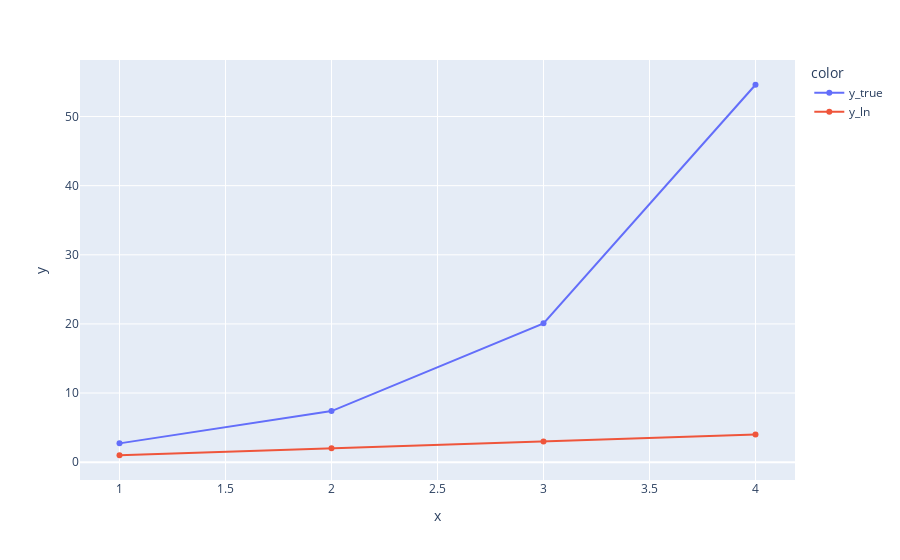

The code cell stored with this chart in its notebook:
### Markdown cell above
# 线性模型的广义形式——广义线性模型
在上述Galton的例子中，假设某样本为 $(x_i,y_i)$，模型对该样本的预测值为 $\hat{y_i}$ 。
我们可以发现，Galton在建模时，他是用模型对 $x_i$ 的预测值去拟合 $y_i$ 的值。

那么，我们是否可以用模型的预测值去拟合 $y_i$ 的衍生物呢？比如说：  
<center>

$ln(\hat{y}(\mathbf{x})) = w_0 + \mathbf{w} \mathbf{x}$  
</center>

当然可以，这其实就是**对数线性回归**(log-linear regression)。

究其本质，就是**在线性回归的基础上加了一个非线性函数映射**，这样的模型，我们称为“广义线性模型”(generalized linear model)

### Code cell
import math
import plotly.express as px

x = [1,2,3,4]
y_true = [math.exp(i) for i in x]
y_ln = [math.log(i) for i in y_true]

fig = px.line(x=x*2, y=y_true+y_ln,color=["y_true"]*len(y_true)+["y_ln"]*len(y_ln), markers=True)
fig.show()

### Figure 1 — Plotly figure (JSON) as saved in the notebook; plotly's stock layout.template omitted (floating-point values rounded to 4 significant figures)
{"data": [{"hovertemplate": "color=y_true<br>x=%{x}<br>y=%{y}<extra></extra>", "legendgroup": "y_true", "line": {"color": "#636efa", "dash": "solid"}, "marker": {"symbol": "circle"}, "mode": "lines+markers", "name": "y_true", "orientation": "v", "showlegend": true, "type": "scatter", "x": [1, 2, 3, 4], "xaxis": "x", "y": [2.718, 7.389, 20.09, 54.6], "yaxis": "y"}, {"hovertemplate": "color=y_ln<br>x=%{x}<br>y=%{y}<extra></extra>", "legendgroup": "y_ln", "line": {"color": "#EF553B", "dash": "solid"}, "marker": {"symbol": "circle"}, "mode": "lines+markers", "name": "y_ln", "orientation": "v", "showlegend": true, "type": "scatter", "x": [1, 2, 3, 4], "xaxis": "x", "y": [1, 2, 3, 4], "yaxis": "y"}], "layout": {"legend": {"title": {"text": "color"}, "tracegroupgap": 0}, "margin": {"t": 60}, "xaxis": {"anchor": "y", "domain": [0, 1], "title": {"text": "x"}}, "yaxis": {"anchor": "x", "domain": [0, 1], "title": {"text": "y"}}}}
